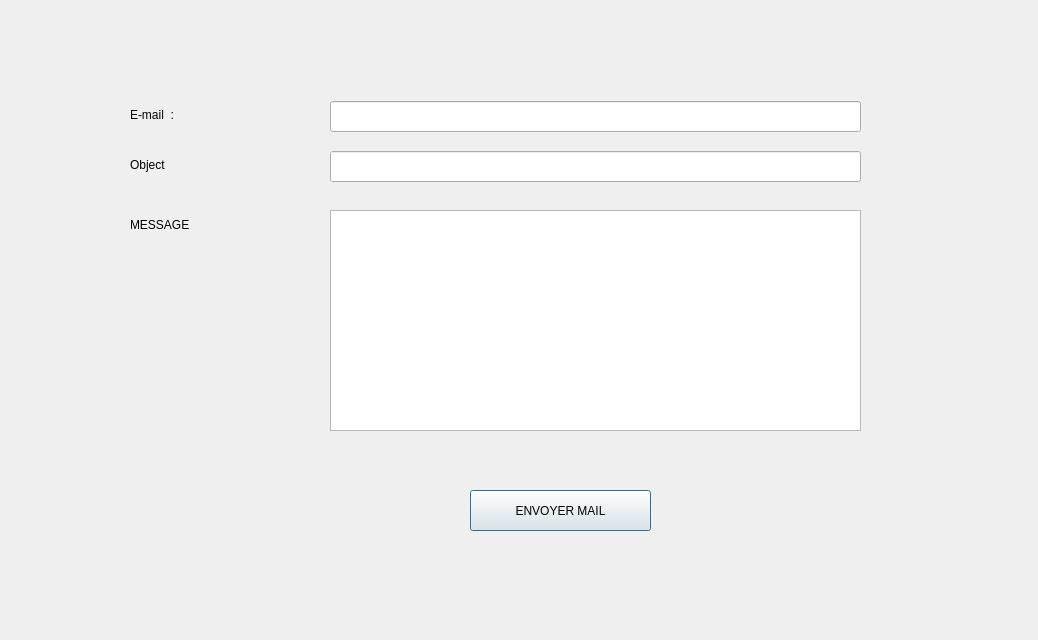
<?xml version="1.0" encoding="UTF-8"?>
<ui version="4.0">
 <class>Dialog</class>
 <widget class="QDialog" name="Dialog">
  <property name="geometry">
   <rect>
    <x>0</x>
    <y>0</y>
    <width>1038</width>
    <height>640</height>
   </rect>
  </property>
  <property name="windowTitle">
   <string>Dialog</string>
  </property>
  <property name="styleSheet">
   <string notr="true">border-image: url(:/image/pro.jpg);</string>
  </property>
  <widget class="QLabel" name="label_24">
   <property name="geometry">
    <rect>
     <x>130</x>
     <y>99</y>
     <width>171</width>
     <height>31</height>
    </rect>
   </property>
   <property name="styleSheet">
    <string notr="true">
font: 75 14pt &quot;MS Shell Dlg 2&quot;;
border-image: url(:/image/b.png);</string>
   </property>
   <property name="text">
    <string>E-mail  :</string>
   </property>
  </widget>
  <widget class="QLabel" name="label_25">
   <property name="geometry">
    <rect>
     <x>130</x>
     <y>209</y>
     <width>171</width>
     <height>31</height>
    </rect>
   </property>
   <property name="styleSheet">
    <string notr="true">border-image: url(:/image/b.png);
font: 75 14pt &quot;MS Shell Dlg 2&quot;;</string>
   </property>
   <property name="text">
    <string>MESSAGE</string>
   </property>
  </widget>
  <widget class="QLabel" name="label_26">
   <property name="geometry">
    <rect>
     <x>130</x>
     <y>149</y>
     <width>171</width>
     <height>31</height>
    </rect>
   </property>
   <property name="styleSheet">
    <string notr="true">
font: 75 14pt &quot;MS Shell Dlg 2&quot;;
border-image: url(:/image/b.png);</string>
   </property>
   <property name="text">
    <string>Object</string>
   </property>
  </widget>
  <widget class="QLineEdit" name="le_mail">
   <property name="geometry">
    <rect>
     <x>330</x>
     <y>101</y>
     <width>531</width>
     <height>31</height>
    </rect>
   </property>
   <property name="styleSheet">
    <string notr="true">border-image: url(:/image/b.png);</string>
   </property>
  </widget>
  <widget class="QLineEdit" name="le_object">
   <property name="geometry">
    <rect>
     <x>330</x>
     <y>151</y>
     <width>531</width>
     <height>31</height>
    </rect>
   </property>
   <property name="styleSheet">
    <string notr="true">border-image: url(:/image/b.png);</string>
   </property>
  </widget>
  <widget class="QPushButton" name="envoyeymail">
   <property name="geometry">
    <rect>
     <x>470</x>
     <y>490</y>
     <width>181</width>
     <height>41</height>
    </rect>
   </property>
   <property name="styleSheet">
    <string notr="true">font: 75 14pt &quot;MS Shell Dlg 2&quot;;

border-image: url(:/image/b.png);</string>
   </property>
   <property name="text">
    <string>ENVOYER MAIL</string>
   </property>
  </widget>
  <widget class="QTextEdit" name="le_msgmail">
   <property name="geometry">
    <rect>
     <x>330</x>
     <y>210</y>
     <width>531</width>
     <height>221</height>
    </rect>
   </property>
   <property name="styleSheet">
    <string notr="true">border-image: url(:/image/b.png);</string>
   </property>
  </widget>
 </widget>
 <resources/>
 <connections/>
</ui>
